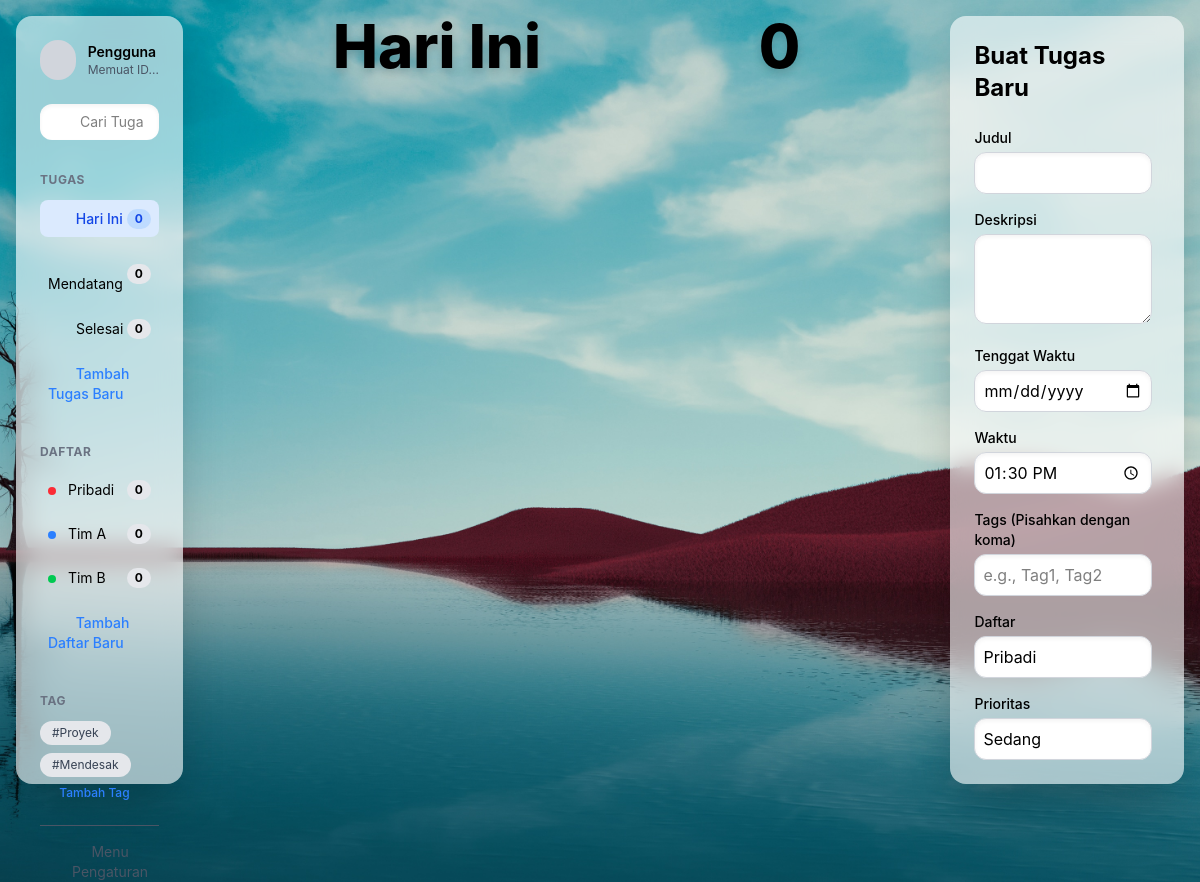
Before: / with the older database file.
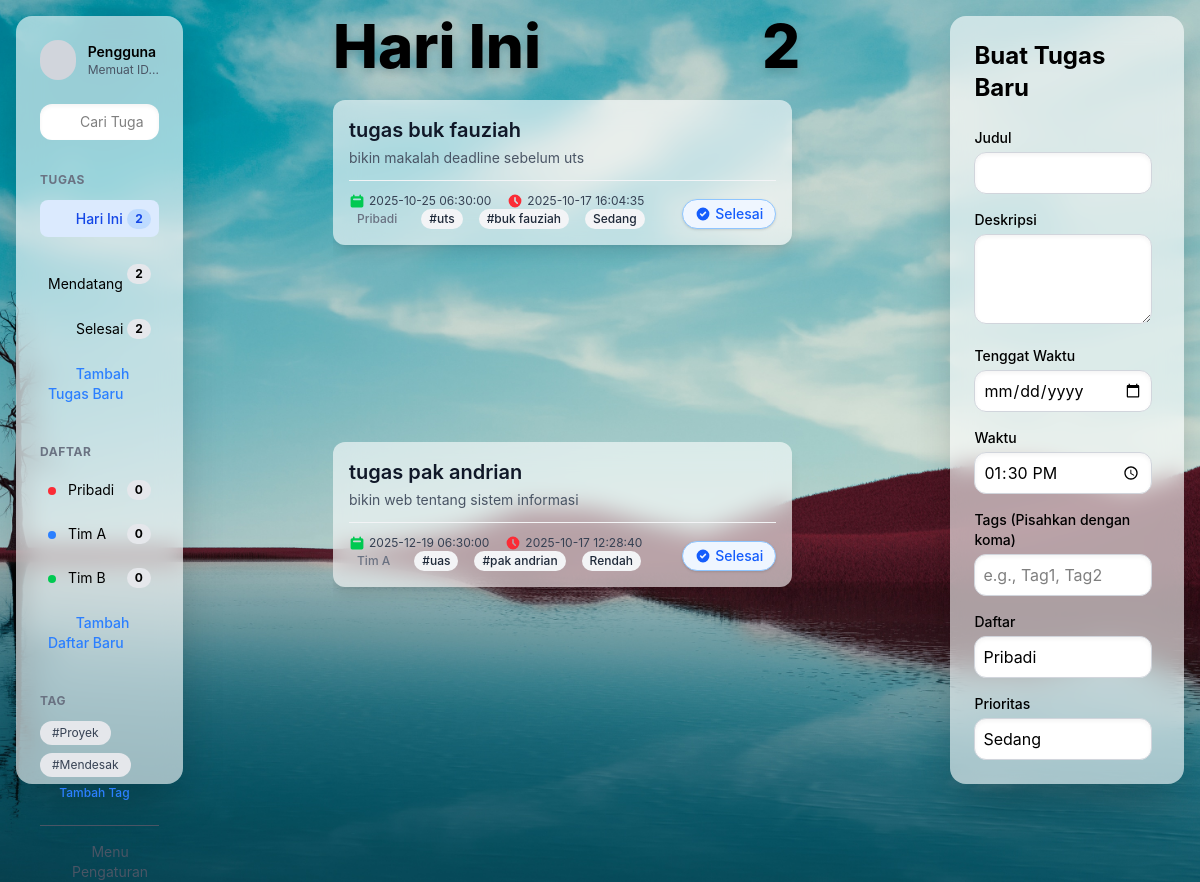
After: the same page with the newer database file.
### tables this page shows
CREATE TABLE `tasks` (
  `task_id` int(11) NOT NULL,
  `title` varchar(255) NOT NULL,
  `description` varchar(255) NOT NULL,
  `priority` text NOT NULL,
  `status` enum('Pending','Completed') DEFAULT 'Pending',
  `deadline` timestamp NOT NULL DEFAULT current_timestamp(),
  `list` varchar(20) NOT NULL,
  `created` timestamp NOT NULL DEFAULT current_timestamp()
);

### config.php (called while the page is built, shortened)
<?php
$conn = mysqli_connect("localhost","root","","todolist");
function tasks($query) {
    global $conn;
    $result = mysqli_query($conn, $query);
    $rows = [];
    while ($row = mysqli_fetch_assoc($result)) {
        $tagQuery = "SELECT tags.tag_name
                     FROM tags
                     JOIN todotag ON tags.id_tag = todotag.tag_id
                     WHERE todotag.task_id = {$row['task_id']}";
        $tagResult = mysqli_query($conn, $tagQuery);
        $tags = [];
        while ($tagRow = mysqli_fetch_assoc($tagResult)) {
            $tags[] = $tagRow['tag_name'];
        }
        $row['tags'] = $tags;
        $rows[] = $row;
    }
    return $rows;
}
function totalTask($query) {
	global $conn;
	$result = mysqli_query($conn, $query);
	return mysqli_affected_rows($conn);
}
?>

### index.php (the view, shortened to what this page needs)
<?php
require ("config.php");
$totalTask = totalTask("SELECT * FROM tasks");
$tasks = tasks("SELECT * FROM tasks");
?>
<!DOCTYPE html>
<html lang="id">
<head>
    <link rel="stylesheet" href="css/output.css">
</head>
<body>
    <div id="app" class="flex p-4 gap-6 justify-between h-screen max-h-screen">
        <div id="left-panel" class="w-full lg:w-1/7 bg-white/60 backdrop-blur-md rounded-2xl p-6 shadow-2xl flex flex-col transition-all duration-300">
            <div class="flex items-center space-x-3 mb-6">
                <div class="w-10 h-10 bg-gray-300 rounded-full flex items-center justify-center">
                    <i data-lucide="user" class="w-5 h-5 text-gray-600"></i>
                </div>
                <div>
                    <p class="font-semibold text-sm">Pengguna</p>
                    <p id="user-id-display" class="text-xs text-gray-600 truncate w-32 md:w-auto">Memuat ID...</p>
                </div>
            </div>
            <div class="mb-8">
                <div class="relative">
                    <i data-lucide="search" class="w-4 h-4 text-gray-500 absolute left-3 top-1/2 transform -translate-y-1/2"></i>
                    <input type="text" placeholder="Cari Tugas..." class="w-full pl-10 pr-4 py-2 bg-white rounded-xl text-sm focus:outline-none focus:ring-2 focus:ring-blue-500 shadow-inner">
                </div>
            </div>
            <div class="mb-8">
                <h3 class="uppercase text-xs font-bold text-gray-500 mb-3 tracking-wider">Tugas</h3>
                <ul id="task-filters" class="space-y-2 text-sm">
                    <li class="flex justify-between items-center p-2 rounded-lg cursor-pointer hover:bg-white/90 transition-colors bg-blue-100 font-medium text-blue-700">
                        <span><i data-lucide="sun" class="w-4 h-4 inline-block mr-2"></i> Hari Ini</span>
                        <span id="counter-today" class="text-xs font-bold bg-blue-200 text-blue-700 px-2 py-0.5 rounded-full"><?= $totalTask; ?></span>
                    </li>
                    <li class="flex justify-between items-center p-2 rounded-lg cursor-pointer hover:bg-white/90 transition-colors">
                        <span><i data-lucide="calendar" class="w-4 h-4 inline-block mr-2"></i> Mendatang</span>
                        <span id="counter-upcoming" class="text-xs font-bold bg-gray-200 px-2 py-0.5 rounded-full"><?= $totalTask; ?></span>
                    </li>
                    <li class="flex justify-between items-center p-2 rounded-lg cursor-pointer hover:bg-white/90 transition-colors">
                        <span><i data-lucide="check-circle" class="w-4 h-4 inline-block mr-2"></i> Selesai</span>
                        <span id="counter-completed" class="text-xs font-bold bg-gray-200 px-2 py-0.5 rounded-full"><?= $totalTask; ?></span>
                    </li>
                    <li class="p-2 cursor-pointer text-blue-500 hover:text-blue-700 transition-colors font-medium">
                        <i data-lucide="plus" class="w-4 h-4 inline-block mr-2"></i> Tambah Tugas Baru
                    </li>
                </ul>
            </div>
            <div class="mb-8">
                <h3 class="uppercase text-xs font-bold text-gray-500 mb-3 tracking-wider">Daftar</h3>
                <ul id="list-filters" class="space-y-2 text-sm">
                    <li class="flex justify-between items-center p-2 rounded-lg cursor-pointer hover:bg-white/90 transition-colors">
                        <span><span class="inline-block w-2 h-2 rounded-full bg-red-500 mr-2"></span> Pribadi</span>
                        <span class="text-xs font-bold bg-gray-200 px-2 py-0.5 rounded-full">0</span>
                    </li>
                    <li class="flex justify-between items-center p-2 rounded-lg cursor-pointer hover:bg-white/90 transition-colors">
                        <span><span class="inline-block w-2 h-2 rounded-full bg-blue-500 mr-2"></span> Tim A</span>
                        <span class="text-xs font-bold bg-gray-200 px-2 py-0.5 rounded-full">0</span>
                    </li>
                    <li class="flex justify-between items-center p-2 rounded-lg cursor-pointer hover:bg-white/90 transition-colors">
                        <span><span class="inline-block w-2 h-2 rounded-full bg-green-500 mr-2"></span> Tim B</span>
                        <span class="text-xs font-bold bg-gray-200 px-2 py-0.5 rounded-full">0</span>
                    </li>
                    <li class="p-2 cursor-pointer text-blue-500 hover:text-blue-700 transition-colors font-medium">
                        <i data-lucide="plus" class="w-4 h-4 inline-block mr-2"></i> Tambah Daftar Baru
                    </li>
                </ul>
            </div>
            <div class="mb-auto">
                <h3 class="uppercase text-xs font-bold text-gray-500 mb-3 tracking-wider">Tag</h3>
                <div id="tag-filters" class="flex flex-wrap gap-2 text-xs">
                    <span class="bg-gray-200 text-gray-700 px-3 py-1 rounded-full cursor-pointer hover:bg-gray-300">#Proyek</span>
                    <span class="bg-gray-200 text-gray-700 px-3 py-1 rounded-full cursor-pointer hover:bg-gray-300">#Mendesak</span>
                    <span class="text-blue-500 cursor-pointer hover:text-blue-700 font-medium"><i data-lucide="plus" class="w-3 h-3 inline-block mr-1"></i> Tambah Tag</span>
                </div>
            </div>
            <div class="mt-6 border-t pt-4 text-sm text-gray-600">
                <button class="flex items-center space-x-2 hover:text-gray-900 transition-colors">
                    <i data-lucide="settings" class="w-4 h-4"></i>
                    <span>Menu Pengaturan</span>
                </button>
            </div>
        </div>
        <div id="center-panel" class="w-full lg:w-2/5 flex flex-col transition-all duration-300">
            <header class="mb-6 flex items-baseline justify-between">
                <h1 class="text-6xl font-extrabold drop-shadow-lg">Hari Ini</h1>
                <span id="task-count-total" class="text-6xl font-extrabold  drop-shadow-lg ml-4"><?= $totalTask; ?></span>
            </header>
            <?php foreach( $tasks as $task ) : ?>
            <div id="tasks-container" class="flex-grow custom-scroll overflow-y-auto pr-2 space-y-4">
                <div class="glass-panel p-4 bg-white/60 backdrop-blur-md rounded-xl shadow-lg hover:shadow-xl transition duration-200">
                        <div class="mb-3">
                            <h2 class="text-xl font-semibold text-gray-900 mb-1"><?= $task['title']; ?></h2>
                            <p class="text-sm text-gray-600"><?= $task['description']; ?></p>
                        </div>
                        <div class="flex justify-between items-end border-t border-gray-100 pt-3 mt-3">
                            <div class="flex flex-wrap items-center text-xs text-gray-500 space-x-4">
                                                                <span class="flex items-center">
                                    <span class="text-gray-700"><?= $task['deadline']; ?></span>
                                </span>
                                <span class="flex items-center">
                                    <svg xmlns="http://www.w3.org/2000/svg" class="h-4 w-4 mr-1 text-red-500" viewBox="0 0 20 20" fill="currentColor">
                                        <path fill-rule="evenodd" d="M10 18a8 8 0 100-16 8 8 0 000 16zm1-12a1 1 0 10-2 0v4a1 1 0 00.293.707l2.828 2.829a1 1 0 101.414-1.414L11 9.586V6z" clip-rule="evenodd" />
                                    </svg>
                                    <span class="text-gray-700"><?= $task['created']; ?></span>
                                </span>
                                <span class="${listColorClasses} text-xs font-medium px-2 py-0.5 rounded-full"><?= $task['list']; ?></span>
                                    <?php foreach ($task['tags'] as $tag): ?>
                                        <span class="bg-gray-100 text-gray-800 text-xs font-medium px-2 py-0.5 rounded-full">#<?= $tag; ?></span>
                                    <?php endforeach; ?>
                                <span class="bg-gray-100 text-gray-800 text-xs font-medium px-2 py-0.5 rounded-full"><?= $task['priority']; ?></span>
                            </div>
                            <form action="" method="post">
                            <button type="submit" name="selesai" class="check-button text-sm font-medium text-blue-600 hover:text-blue-800 transition duration-150 border border-blue-300 px-3 py-1 rounded-full bg-blue-50 flex items-center shadow-sm">
                                <svg xmlns="http://www.w3.org/2000/svg" class="h-4 w-4 mr-1" viewBox="0 0 20 20" fill="currentColor">
                                    <path fill-rule="evenodd" d="M10 18a8 8 0 100-16 8 8 0 000 16zm3.707-9.293a1 1 0 00-1.414-1.414L9 10.586 7.707 9.293a1 1 0 00-1.414 1.414l2 2a1 1 0 001.414 0l4-4z" clip-rule="evenodd" />
                                </svg>
                                Selesai
                            </button>
                            </form>
                        </div>
                    </div>
            </div>
            <?php endforeach; ?>
        </div>
        <div id="right-panel" class="w-full lg:w-1/5 bg-white/60 backdrop-blur-md rounded-2xl p-6 shadow-2xl flex flex-col transition-all duration-300">
            <h2 class="text-2xl font-bold mb-6">Buat Tugas Baru</h2>
            <form id="create-task-form" class="space-y-4 flex-grow custom-scroll pr-2 overflow-y-auto" method="post">
                <div>
                    <label for="task-title" class="text-sm font-medium block mb-1">Judul</label>
                    <input type="text" id="task-title" name="title" required class="w-full p-2 bg-white rounded-xl border border-gray-300 focus:ring-blue-500 focus:border-blue-500 shadow-inner">
                </div>
                <div>
                    <label for="task-description" class="text-sm font-medium block mb-1">Deskripsi</label>
                    <textarea id="task-description" name="description" rows="3" class="w-full p-2 bg-white rounded-xl border border-gray-300 focus:ring-blue-500 focus:border-blue-500 shadow-inner"></textarea>
                </div>
                <div>
                    <label for="task-deadline" class="text-sm font-medium block mb-1">Tenggat Waktu</label>
                    <input type="date" id="task-deadline" name="deadline" value="" required class="w-full p-2 bg-white rounded-xl border border-gray-300 focus:ring-blue-500 focus:border-blue-500 shadow-inner">
                </div>
                <div>
                    <label for="task-time" class="text-sm font-medium block mb-1">Waktu</label>
                    <input type="time" id="task-time" name="time" value="13:30" required class="w-full p-2 bg-white rounded-xl border border-gray-300 focus:ring-blue-500 focus:border-blue-500 shadow-inner">
                </div>
                <div>
                    <label for="task-tags" class="text-sm font-medium block mb-1">Tags (Pisahkan dengan koma)</label>
                    <input type="text" id="task-tags" name="tags" placeholder="e.g., Tag1, Tag2" class="w-full p-2 bg-white rounded-xl border border-gray-300 focus:ring-blue-500 focus:border-blue-500 shadow-inner">
                </div>
                <div>
                    <label for="task-list" class="text-sm font-medium block mb-1">Daftar</label>
                    <select id="task-list" name="list" class="w-full p-2 bg-white rounded-xl border border-gray-300 focus:ring-blue-500 focus:border-blue-500 shadow-inner appearance-none pr-8">
                        <option value="Pribadi">Pribadi</option>
                    </select>
                </div>
                <div>
                    <label for="task-priority" class="text-sm font-medium block mb-1">Prioritas</label>
                    <select id="task-priority" name="priority" class="w-full p-2 bg-white rounded-xl border border-gray-300 focus:ring-blue-500 focus:border-blue-500 shadow-inner appearance-none pr-8">
                        <option value="Sedang" selected>Sedang</option>
                    </select>
                </div>
            </form>
        </div>
    </div>
</body>
</html>

Changed rows visible on the page:
added tasks: title "tugas buk fauziah", description "bikin makalah deadline sebelum uts", deadline "2025-10-25 06:30:00", created "2025-10-17 16:04:35", list "Pribadi", tag "uts", tag "buk fauziah", priority "Sedang"
added tasks: title "tugas pak andrian", description "bikin web tentang sistem informasi", deadline "2025-12-19 06:30:00", created "2025-10-17 12:28:40", list "Tim A", tag "uas", tag "pak andrian", priority "Rendah"
Other visible differences:
$totalTask: "0" → "2"
